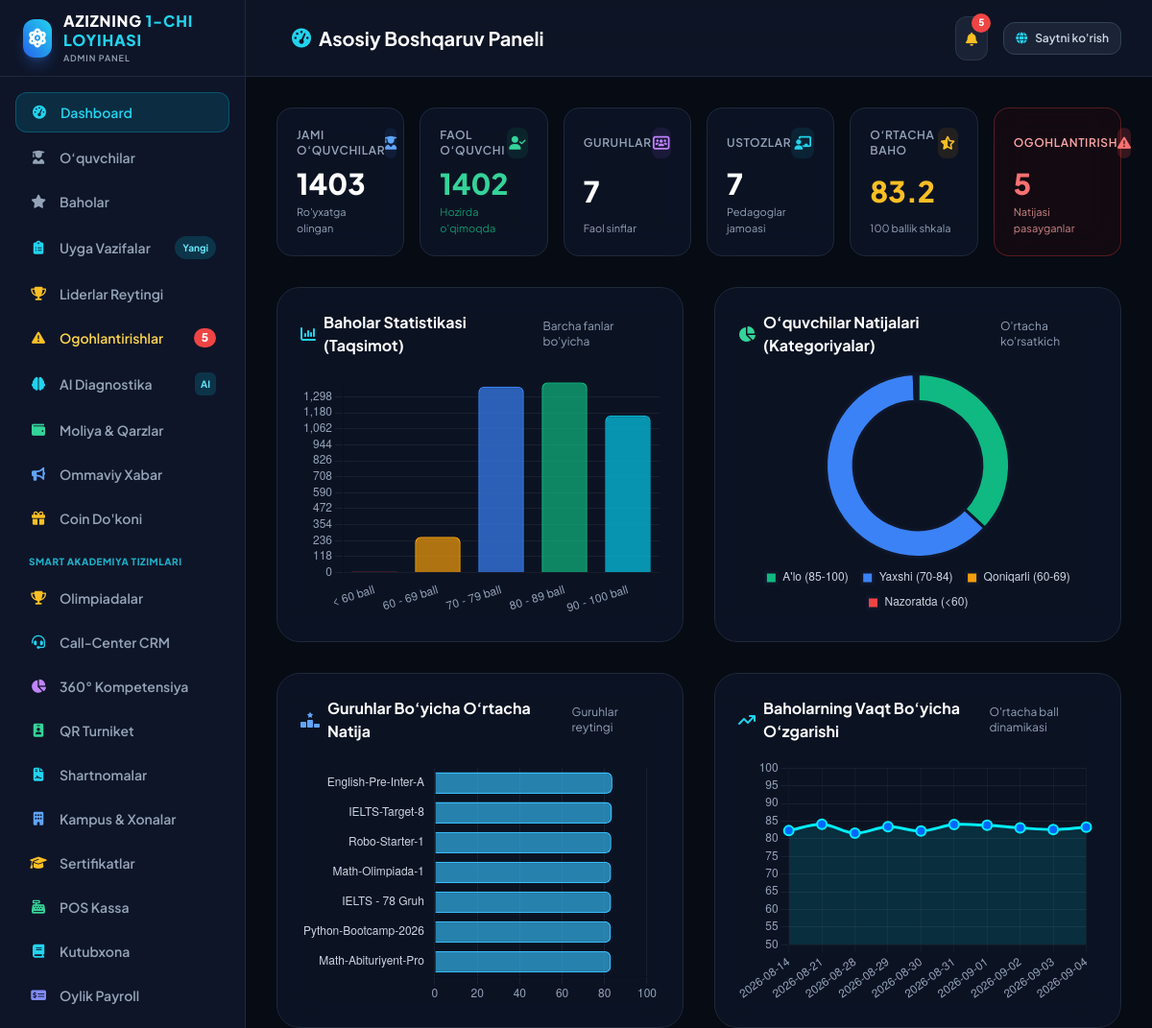
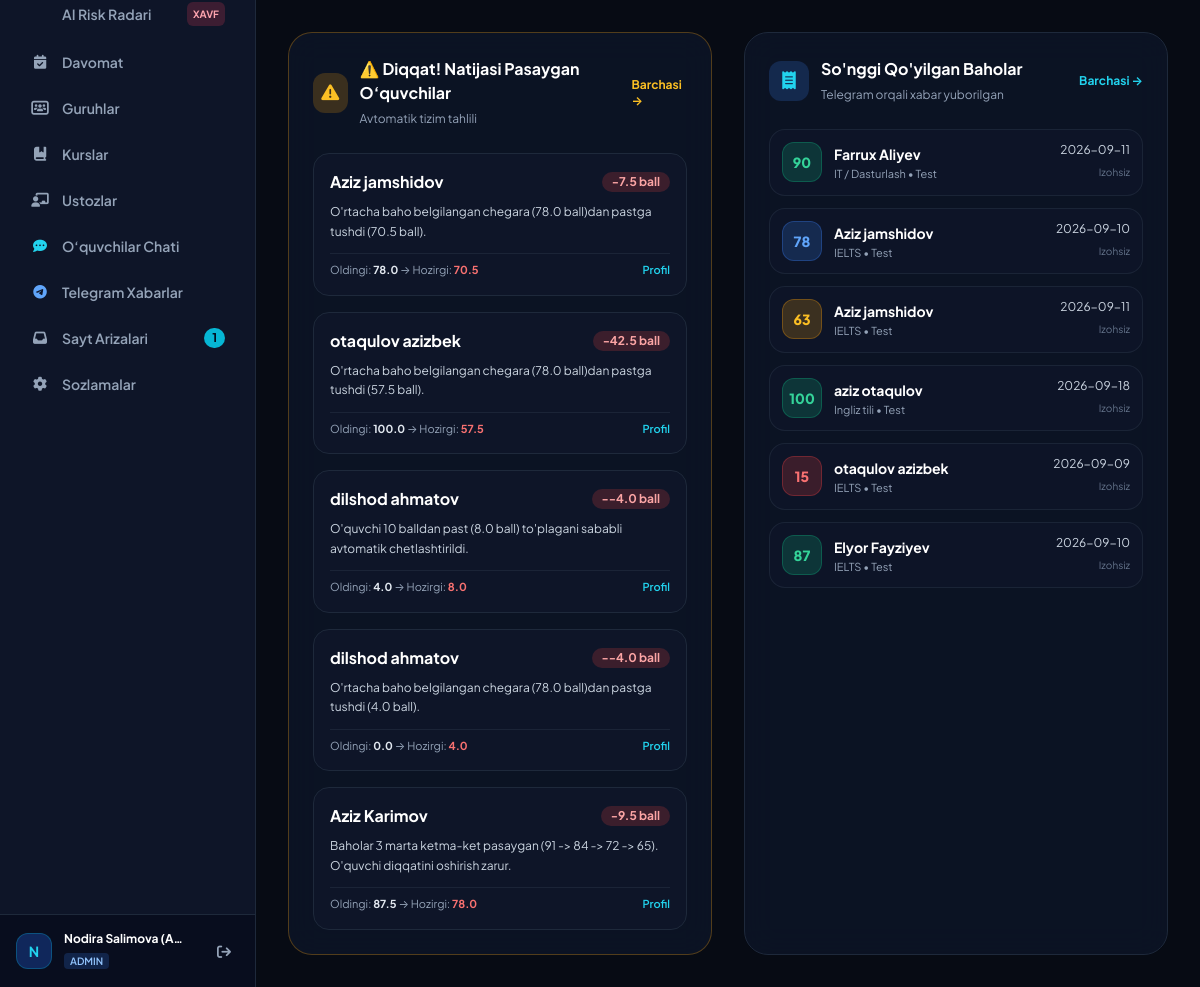
Screenshot of /admin/dashboard (signed in) with the database file from the repository (2 pictures, top to bottom).
### tables this page shows
CREATE TABLE warnings (
        id INTEGER PRIMARY KEY AUTOINCREMENT,
        student_id INTEGER NOT NULL,
        warning_type TEXT NOT NULL,
        previous_avg REAL,
        current_avg REAL,
        drop_amount REAL,
        subjects TEXT,
        trigger_reason TEXT NOT NULL,
        resolved INTEGER DEFAULT 0,
        created_at TIMESTAMP DEFAULT CURRENT_TIMESTAMP,
        FOREIGN KEY (student_id) REFERENCES students(id) ON DELETE CASCADE
    );

CREATE TABLE students (
        id INTEGER PRIMARY KEY AUTOINCREMENT,
        first_name TEXT NOT NULL,
        last_name TEXT NOT NULL,
        phone TEXT NOT NULL,
        birth_date TEXT,
        course_id INTEGER,
        group_id INTEGER,
        teacher_id INTEGER,
        telegram_chat_id TEXT,
        parent_name TEXT,
        parent_phone TEXT,
        parent_telegram_chat_id TEXT,
        status TEXT DEFAULT 'active' CHECK(status IN ('active', 'graduated', 'inactive')),
        created_at TIMESTAMP DEFAULT CURRENT_TIMESTAMP,
        FOREIGN KEY (course_id) REFERENCES courses(id) ON DELETE SET NULL,
        FOREIGN KEY (group_id) REFERENCES groups(id) ON DELETE SET NULL,
        FOREIGN KEY (teacher_id) REFERENCES teachers(id) ON DELETE SET NULL
    );

### app.py (the view)
@app.route('/admin')
@app.route('/admin/dashboard')
@login_required
def admin_dashboard():
    dashboard_data = analytics_service.get_dashboard_data()
    return render_template('admin/dashboard.html', data=dashboard_data)

### app.py (called while the page is built)
def login_required(f):
    @wraps(f)
    def decorated_function(*args, **kwargs):
        if 'user' not in session:
            flash("Tizimga kirishingiz lozim!", "warning")
            return redirect(url_for('login', next=request.url))
        return f(*args, **kwargs)
    return decorated_function

### database.py (called while the page is built)
def get_db_connection():
    conn = sqlite3.connect(DB_PATH)
    conn.row_factory = sqlite3.Row
    conn.execute("PRAGMA foreign_keys = ON")
    return conn

### templates/admin/dashboard.html
{% extends "admin/layout.html" %}
{% block page_title %}
    <i class="fas fa-gauge-high text-cyan-400 mr-2"></i> Asosiy Boshqaruv Paneli
{% endblock %}
{% block content %}
<div class="grid grid-cols-2 md:grid-cols-3 lg:grid-cols-6 gap-4 mb-8">
    <div class="glass-panel p-5 rounded-2xl border border-slate-800 flex flex-col justify-between">
        <div class="flex items-center justify-between text-slate-400 mb-2">
            <span class="text-xs font-semibold uppercase tracking-wider">Jami O‘quvchilar</span>
            <div class="w-8 h-8 rounded-lg bg-blue-500/10 text-blue-400 flex items-center justify-center text-sm">
                <i class="fas fa-user-graduate"></i>
            </div>
        </div>
        <div class="text-2xl sm:text-3xl font-black text-white">{{ data.kpi.total_students }}</div>
        <div class="text-[11px] text-slate-400 mt-1">Ro'yxatga olingan</div>
    </div>
    <div class="glass-panel p-5 rounded-2xl border border-slate-800 flex flex-col justify-between">
        <div class="flex items-center justify-between text-slate-400 mb-2">
            <span class="text-xs font-semibold uppercase tracking-wider">Faol O‘quvchi</span>
            <div class="w-8 h-8 rounded-lg bg-emerald-500/10 text-emerald-400 flex items-center justify-center text-sm">
                <i class="fas fa-user-check"></i>
            </div>
        </div>
        <div class="text-2xl sm:text-3xl font-black text-emerald-400">{{ data.kpi.active_students }}</div>
        <div class="text-[11px] text-emerald-500/80 mt-1">Hozirda o'qimoqda</div>
    </div>
    <div class="glass-panel p-5 rounded-2xl border border-slate-800 flex flex-col justify-between">
        <div class="flex items-center justify-between text-slate-400 mb-2">
            <span class="text-xs font-semibold uppercase tracking-wider">Guruhlar</span>
            <div class="w-8 h-8 rounded-lg bg-purple-500/10 text-purple-400 flex items-center justify-center text-sm">
                <i class="fas fa-users-rectangle"></i>
            </div>
        </div>
        <div class="text-2xl sm:text-3xl font-black text-white">{{ data.kpi.total_groups }}</div>
        <div class="text-[11px] text-slate-400 mt-1">Faol sinflar</div>
    </div>
    <div class="glass-panel p-5 rounded-2xl border border-slate-800 flex flex-col justify-between">
        <div class="flex items-center justify-between text-slate-400 mb-2">
            <span class="text-xs font-semibold uppercase tracking-wider">Ustozlar</span>
            <div class="w-8 h-8 rounded-lg bg-cyan-500/10 text-cyan-400 flex items-center justify-center text-sm">
                <i class="fas fa-chalkboard-user"></i>
            </div>
        </div>
        <div class="text-2xl sm:text-3xl font-black text-white">{{ data.kpi.total_teachers }}</div>
        <div class="text-[11px] text-slate-400 mt-1">Pedagoglar jamoasi</div>
    </div>
    <div class="glass-panel p-5 rounded-2xl border border-slate-800 flex flex-col justify-between">
        <div class="flex items-center justify-between text-slate-400 mb-2">
            <span class="text-xs font-semibold uppercase tracking-wider">O‘rtacha Baho</span>
            <div class="w-8 h-8 rounded-lg bg-amber-500/10 text-amber-400 flex items-center justify-center text-sm">
                <i class="fas fa-star-half-stroke"></i>
            </div>
        </div>
        <div class="text-2xl sm:text-3xl font-black text-amber-400">{{ data.kpi.overall_avg_grade }}</div>
        <div class="text-[11px] text-slate-400 mt-1">100 ballik shkala</div>
    </div>
    <div class="glass-panel p-5 rounded-2xl border border-red-500/30 bg-red-950/20 flex flex-col justify-between">
        <div class="flex items-center justify-between text-slate-400 mb-2">
            <span class="text-xs font-semibold uppercase tracking-wider text-red-300">Ogohlantirish</span>
            <div class="w-8 h-8 rounded-lg bg-red-500/20 text-red-400 flex items-center justify-center text-sm animate-pulse">
                <i class="fas fa-triangle-exclamation"></i>
            </div>
        </div>
        <div class="text-2xl sm:text-3xl font-black text-red-400">{{ data.kpi.warned_students_count }}</div>
        <div class="text-[11px] text-red-300/80 mt-1">Natijasi pasayganlar</div>
    </div>
</div>
<div class="grid grid-cols-1 lg:grid-cols-2 gap-8 mb-8">
    <div class="glass-panel p-6 rounded-3xl border border-slate-800">
        <div class="flex items-center justify-between mb-4">
            <h3 class="text-base font-bold text-white flex items-center space-x-2">
                <i class="fas fa-chart-column text-cyan-400"></i>
                <span>Baholar Statistikasi (Taqsimot)</span>
            </h3>
            <span class="text-xs text-slate-400">Barcha fanlar bo'yicha</span>
        </div>
        <div class="h-64 relative">
            <canvas id="chart-distribution"></canvas>
        </div>
    </div>
    <div class="glass-panel p-6 rounded-3xl border border-slate-800">
        <div class="flex items-center justify-between mb-4">
            <h3 class="text-base font-bold text-white flex items-center space-x-2">
                <i class="fas fa-chart-pie text-emerald-400"></i>
                <span>O‘quvchilar Natijalari (Kategoriyalar)</span>
            </h3>
            <span class="text-xs text-slate-400">O'rtacha ko'rsatkich</span>
        </div>
        <div class="h-64 relative">
            <canvas id="chart-categories"></canvas>
        </div>
    </div>
    <div class="glass-panel p-6 rounded-3xl border border-slate-800">
        <div class="flex items-center justify-between mb-4">
            <h3 class="text-base font-bold text-white flex items-center space-x-2">
                <i class="fas fa-ranking-star text-blue-400"></i>
                <span>Guruhlar Bo‘yicha O‘rtacha Natija</span>
            </h3>
            <span class="text-xs text-slate-400">Guruhlar reytingi</span>
        </div>
        <div class="h-64 relative">
            <canvas id="chart-groups"></canvas>
        </div>
    </div>
    <div class="glass-panel p-6 rounded-3xl border border-slate-800">
        <div class="flex items-center justify-between mb-4">
            <h3 class="text-base font-bold text-white flex items-center space-x-2">
                <i class="fas fa-arrow-trend-up text-cyan-400"></i>
                <span>Baholarning Vaqt Bo‘yicha O‘zgarishi</span>
            </h3>
            <span class="text-xs text-slate-400">O'rtacha ball dinamikasi</span>
        </div>
        <div class="h-64 relative">
            <canvas id="chart-timeline"></canvas>
        </div>
    </div>
</div>
<div class="grid grid-cols-1 lg:grid-cols-2 gap-8">
    <div class="glass-panel p-6 rounded-3xl border border-amber-500/30">
        <div class="flex items-center justify-between mb-6">
            <div class="flex items-center space-x-3">
                <div class="w-10 h-10 rounded-xl bg-amber-500/20 text-amber-400 flex items-center justify-center text-lg">
                    <i class="fas fa-triangle-exclamation"></i>
                </div>
                <div>
                    <h3 class="text-base font-bold text-white">⚠️ Diqqat! Natijasi Pasaygan O‘quvchilar</h3>
                    <span class="text-xs text-slate-400">Avtomatik tizim tahlili</span>
                </div>
            </div>
            <a href="{{ url_for('admin_warnings') }}" class="text-xs font-bold text-amber-400 hover:text-amber-300">
                Barchasi &rarr;
            </a>
        </div>
        {% if data.recent_warnings %}
            <div class="space-y-4">
                {% for w in data.recent_warnings %}
                <div class="p-4 rounded-2xl bg-slate-900/80 border border-slate-800 hover:border-amber-500/40 transition-colors">
                    <div class="flex items-center justify-between mb-2">
                        <a href="{{ url_for('student_detail', id=w.student_id) }}" class="font-bold text-white hover:text-cyan-400 transition-colors">
                            {{ w.first_name }} {{ w.last_name }}
                        </a>
                        <span class="text-xs px-2.5 py-0.5 rounded-full bg-red-500/20 text-red-300 font-bold">
                            -{{ w.drop_amount }} ball
                        </span>
                    </div>
                    <p class="text-xs text-slate-300 mb-3 leading-relaxed">{{ w.trigger_reason }}</p>
                    <div class="flex items-center justify-between text-[11px] text-slate-400 border-t border-slate-800/80 pt-2">
                        <span>Oldingi: <strong class="text-slate-200">{{ w.previous_avg }}</strong> &rarr; Hozirgi: <strong class="text-red-400">{{ w.current_avg }}</strong></span>
                        <div class="space-x-2">
                            <a href="{{ url_for('student_detail', id=w.student_id) }}" class="text-cyan-400 font-semibold hover:underline">Profil</a>
                        </div>
                    </div>
                </div>
                {% endfor %}
            </div>
        {% else %}
            <div class="text-center py-10 text-slate-400 text-sm">
                <i class="fas fa-circle-check text-emerald-400 text-3xl mb-2"></i>
                <p>Hozirda natijasi pasaygan o'quvchilar mavjud emas.</p>
            </div>
        {% endif %}
    </div>
    <div class="glass-panel p-6 rounded-3xl border border-slate-800">
        <div class="flex items-center justify-between mb-6">
            <div class="flex items-center space-x-3">
                <div class="w-10 h-10 rounded-xl bg-blue-500/20 text-cyan-400 flex items-center justify-center text-lg">
                    <i class="fas fa-receipt"></i>
                </div>
                <div>
                    <h3 class="text-base font-bold text-white">So'nggi Qo'yilgan Baholar</h3>
                    <span class="text-xs text-slate-400">Telegram orqali xabar yuborilgan</span>
                </div>
            </div>
            <a href="{{ url_for('admin_grades') }}" class="text-xs font-bold text-cyan-400 hover:text-cyan-300">
                Barchasi &rarr;
            </a>
        </div>
        <div class="space-y-3">
            {% for g in data.recent_grades %}
            <div class="flex items-center justify-between p-3 rounded-2xl bg-slate-900/60 border border-slate-800/80">
                <div class="flex items-center space-x-3">
                    <div class="w-10 h-10 rounded-xl flex items-center justify-center font-black text-sm
                        {% if g.score >= 85 %}bg-emerald-500/20 text-emerald-400 border border-emerald-500/30
                        {% elif g.score >= 70 %}bg-blue-500/20 text-blue-400 border border-blue-500/30
                        {% elif g.score >= 60 %}bg-amber-500/20 text-amber-400 border border-amber-500/30
                        {% else %}bg-red-500/20 text-red-400 border border-red-500/30{% endif %}">
                        {{ g.score|round|int }}
                    </div>
                    <div>
                        <a href="{{ url_for('student_detail', id=g.student_id) }}" class="text-sm font-bold text-white hover:text-cyan-400 transition-colors">
                            {{ g.first_name }} {{ g.last_name }}
                        </a>
                        <div class="text-[11px] text-slate-400">{{ g.subject }} &bull; {{ g.assessment_type }}</div>
                    </div>
                </div>
                <div class="text-right">
                    <div class="text-xs text-slate-300">{{ g.assessment_date }}</div>
                    <span class="text-[10px] text-slate-500">{{ g.comment or 'Izohsiz' }}</span>
                </div>
            </div>
            {% endfor %}
        </div>
    </div>
</div>
{% endblock %}
{% block page_scripts %}
<script>
    // Pass Chart data safely from Flask to Chart.js script
    window.dashboardChartData = {{ data.charts | tojson }};
</script>
{% endblock %}

### static/css/custom.css (style rules this page uses)
:root { --bg-dark: #070B14; --bg-card: rgba(15, 23, 42, 0.75); --border-glow: rgba(56, 189, 248, 0.18); --electric-blue: #0066FF; --electric-cyan: #00F0FF; --accent-purple: #8B5CF6; --warning-glow: rgba(239, 68, 68, 0.3); }
body { font-family: 'Plus Jakarta Sans', -apple-system, BlinkMacSystemFont, sans-serif; background-color: var(--bg-dark); color: #F8FAFC; overflow-x: hidden; }
.glass-panel { background: rgba(15, 23, 42, 0.72); backdrop-filter: blur(16px); -webkit-backdrop-filter: blur(16px); border: 1px solid rgba(255, 255, 255, 0.08); }

### rows the page displays
warnings: first_name "Aziz", last_name "jamshidov", drop_amount "7.5", trigger_reason "O'rtacha baho belgilangan chegara (78.0 ball)dan pastga tushdi (70.5 ball).", previous_avg "78.0", current_avg "70.5"
warnings: first_name "otaqulov", last_name "azizbek", drop_amount "42.5", trigger_reason "O'rtacha baho belgilangan chegara (78.0 ball)dan pastga tushdi (57.5 ball).", previous_avg "100.0", current_avg "57.5"
warnings: first_name "dilshod", last_name "ahmatov", drop_amount "-4.0", trigger_reason "O'quvchi 10 balldan past (8.0 ball) to'plagani sababli avtomatik chetlashtirildi.", previous_avg "4.0", current_avg "8.0"
warnings: first_name "dilshod", last_name "ahmatov", drop_amount "-4.0", trigger_reason "O'rtacha baho belgilangan chegara (78.0 ball)dan pastga tushdi (4.0 ball).", previous_avg "0.0", current_avg "4.0"
warnings: first_name "Aziz", last_name "Karimov", drop_amount "9.5", trigger_reason "Baholar 3 marta ketma-ket pasaygan (91 -> 84 -> 72 -> 65). O'quvchi diqqatini oshirish zarur.", previous_avg "87.5", current_avg "78.0"
students: score "90", first_name "Farrux", last_name "Aliyev", subject "IT / Dasturlash", assessment_type "Test", assessment_date "2026-09-11", comment "Izohsiz"
students: score "78", first_name "Aziz", last_name "jamshidov", subject "IELTS", assessment_type "Test", assessment_date "2026-09-10", comment "Izohsiz", score "63", assessment_date "2026-09-11"
students: score "100", first_name "aziz", last_name "otaqulov", subject "Ingliz tili", assessment_type "Test", assessment_date "2026-09-18", comment "Izohsiz"
students: score "15", first_name "otaqulov", last_name "azizbek", subject "IELTS", assessment_type "Test", assessment_date "2026-09-09", comment "Izohsiz"
students: score "87", first_name "Elyor", last_name "Fayziyev", subject "IELTS", assessment_type "Test", assessment_date "2026-09-10", comment "Izohsiz"

### other values shown
{{ unresolved_warnings_count }} "5"
{{ new_leads_count }} "1"
{{ current_user.full_name[:1] }} "N"
{{ current_user.full_name }} "Nodira Salimova (A…"
{{ current_user.role }} "ADMIN"
{{ data.kpi.total_students }} "1403"
{{ data.kpi.active_students }} "1402"
{{ data.kpi.total_groups }} "7"
{{ data.kpi.total_teachers }} "7"
{{ data.kpi.overall_avg_grade }} "83.2"
{{ data.kpi.warned_students_count }} "5"
